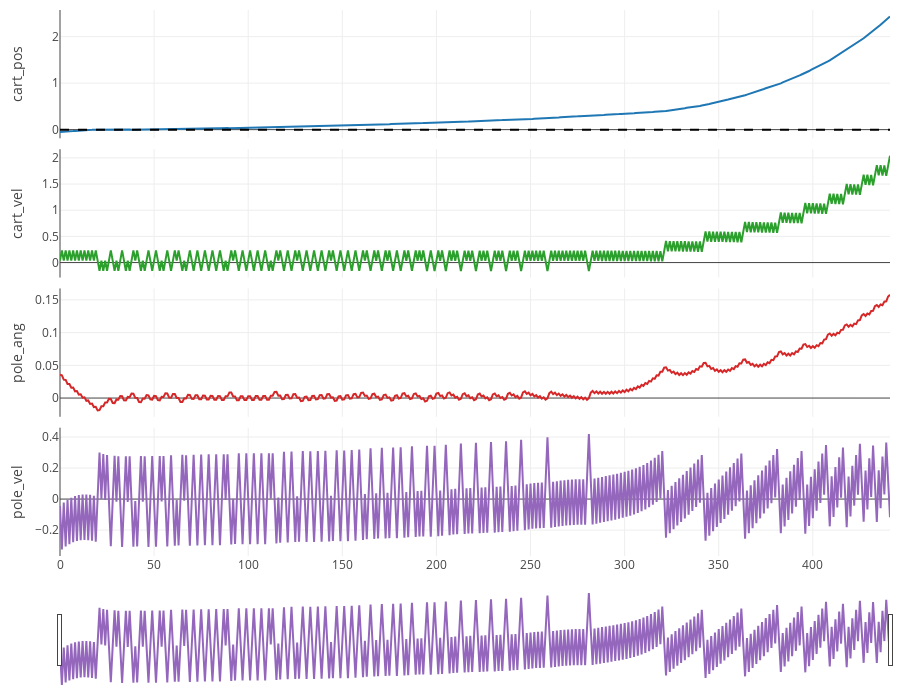

This figure's notebook cell:
### Code cell
EP = 0

fig = cprender.lineplot(df, ep=EP)
fig.show()

### Figure 1 — Plotly figure (JSON) as saved in the notebook; plotly's stock layout.template omitted (floating-point values rounded to 4 significant figures; data arrays with more than 128 entries replaced by an {"elided": "..."} marker saying what was removed)
{"data": [{"mode": "lines", "name": "cart_pos", "showlegend": false, "type": "scatter", "x": {"elided": "442 int values"}, "xaxis": "x", "y": {"elided": "442 float values"}, "yaxis": "y"}, {"line": {"color": "black", "dash": "dash"}, "mode": "lines", "name": "cart_pos_setpoint", "showlegend": false, "type": "scatter", "x": {"elided": "442 int values"}, "xaxis": "x", "y": {"elided": "442 int values"}, "yaxis": "y"}, {"mode": "lines", "name": "cart_vel", "showlegend": false, "type": "scatter", "x": {"elided": "442 int values"}, "xaxis": "x2", "y": {"elided": "442 float values"}, "yaxis": "y2"}, {"mode": "lines", "name": "pole_ang", "showlegend": false, "type": "scatter", "x": {"elided": "442 int values"}, "xaxis": "x3", "y": {"elided": "442 float values"}, "yaxis": "y3"}, {"mode": "lines", "name": "pole_vel", "showlegend": false, "type": "scatter", "x": {"elided": "442 int values"}, "xaxis": "x4", "y": {"elided": "442 float values"}, "yaxis": "y4"}], "layout": {"height": 700, "hovermode": "x unified", "margin": {"b": 10, "l": 60, "r": 10, "t": 10}, "xaxis": {"anchor": "y", "domain": [0, 1], "matches": "x4", "showticklabels": false}, "xaxis2": {"anchor": "y2", "domain": [0, 1], "matches": "x4", "showticklabels": false}, "xaxis3": {"anchor": "y3", "domain": [0, 1], "matches": "x4", "showticklabels": false}, "xaxis4": {"anchor": "y4", "domain": [0, 1], "rangeslider": {"visible": true}}, "yaxis": {"anchor": "x", "domain": [0.765, 1.0], "title": {"text": "cart_pos"}}, "yaxis2": {"anchor": "x2", "domain": [0.51, 0.745], "title": {"text": "cart_vel"}}, "yaxis3": {"anchor": "x3", "domain": [0.255, 0.49], "title": {"text": "pole_ang"}}, "yaxis4": {"anchor": "x4", "domain": [0, 0.235], "title": {"text": "pole_vel"}}}}
